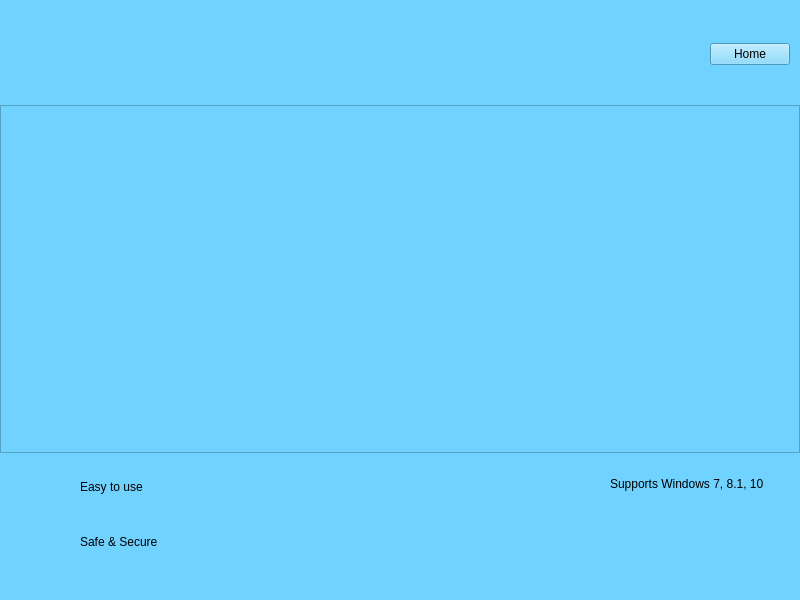
<?xml version="1.0" encoding="UTF-8"?>
<ui version="4.0">
 <class>MainWindow</class>
 <widget class="QMainWindow" name="MainWindow">
  <property name="geometry">
   <rect>
    <x>0</x>
    <y>0</y>
    <width>800</width>
    <height>600</height>
   </rect>
  </property>
  <property name="windowTitle">
   <string>MainWindow</string>
  </property>
  <property name="windowIcon">
   <iconset resource="Resources.qrc">
    <normaloff>:/resources/images/resources/images/appIcon1.png</normaloff>:/resources/images/resources/images/appIcon1.png</iconset>
  </property>
  <property name="styleSheet">
   <string notr="true">background-color: rgb(112, 210, 255);</string>
  </property>
  <widget class="QWidget" name="centralwidget">
   <layout class="QVBoxLayout" name="verticalLayout_4">
    <property name="spacing">
     <number>6</number>
    </property>
    <property name="leftMargin">
     <number>0</number>
    </property>
    <property name="rightMargin">
     <number>0</number>
    </property>
    <item>
     <layout class="QVBoxLayout" name="verticalLayout_3">
      <item>
       <layout class="QHBoxLayout" name="horizontalLayout">
        <property name="leftMargin">
         <number>10</number>
        </property>
        <property name="topMargin">
         <number>5</number>
        </property>
        <property name="rightMargin">
         <number>10</number>
        </property>
        <property name="bottomMargin">
         <number>5</number>
        </property>
        <item>
         <widget class="QLabel" name="_lblAppIcon">
          <property name="sizePolicy">
           <sizepolicy hsizetype="Fixed" vsizetype="Fixed">
            <horstretch>0</horstretch>
            <verstretch>0</verstretch>
           </sizepolicy>
          </property>
          <property name="minimumSize">
           <size>
            <width>380</width>
            <height>80</height>
           </size>
          </property>
          <property name="maximumSize">
           <size>
            <width>200</width>
            <height>80</height>
           </size>
          </property>
          <property name="text">
           <string/>
          </property>
          <property name="pixmap">
           <pixmap resource="Resources.qrc">:/resources/images/resources/images/appIcon.png</pixmap>
          </property>
          <property name="scaledContents">
           <bool>true</bool>
          </property>
         </widget>
        </item>
        <item>
         <spacer name="horizontalSpacer">
          <property name="orientation">
           <enum>Qt::Horizontal</enum>
          </property>
          <property name="sizeHint" stdset="0">
           <size>
            <width>40</width>
            <height>20</height>
           </size>
          </property>
         </spacer>
        </item>
        <item>
         <widget class="QPushButton" name="_btnHome">
          <property name="text">
           <string>Home</string>
          </property>
          <property name="icon">
           <iconset resource="Resources.qrc">
            <normaloff>:/resources/images/resources/images/home.png</normaloff>:/resources/images/resources/images/home.png</iconset>
          </property>
          <property name="iconSize">
           <size>
            <width>50</width>
            <height>50</height>
           </size>
          </property>
         </widget>
        </item>
       </layout>
      </item>
      <item>
       <widget class="QFrame" name="frame">
        <property name="sizePolicy">
         <sizepolicy hsizetype="Expanding" vsizetype="Expanding">
          <horstretch>0</horstretch>
          <verstretch>0</verstretch>
         </sizepolicy>
        </property>
        <property name="styleSheet">
         <string notr="true">border-color: rgb(46, 177, 11);
border-width: 2px;
</string>
        </property>
        <property name="frameShape">
         <enum>QFrame::StyledPanel</enum>
        </property>
        <property name="frameShadow">
         <enum>QFrame::Raised</enum>
        </property>
        <layout class="QVBoxLayout" name="verticalLayout_6">
         <property name="leftMargin">
          <number>0</number>
         </property>
         <property name="topMargin">
          <number>0</number>
         </property>
         <property name="rightMargin">
          <number>0</number>
         </property>
         <property name="bottomMargin">
          <number>0</number>
         </property>
         <item>
          <layout class="QVBoxLayout" name="verticalLayout_5">
           <item>
            <widget class="QStackedWidget" name="stackedWidget">
             <property name="currentIndex">
              <number>5</number>
             </property>
             <widget class="QWidget" name="widgetHome">
              <layout class="QVBoxLayout" name="verticalLayout_8">
               <property name="leftMargin">
                <number>0</number>
               </property>
               <property name="topMargin">
                <number>2</number>
               </property>
               <property name="rightMargin">
                <number>0</number>
               </property>
               <property name="bottomMargin">
                <number>2</number>
               </property>
               <item>
                <layout class="QVBoxLayout" name="verticalLayout_home"/>
               </item>
              </layout>
             </widget>
             <widget class="QWidget" name="widgetPasswordProtectedPdf">
              <layout class="QVBoxLayout" name="verticalLayout_10">
               <property name="leftMargin">
                <number>0</number>
               </property>
               <property name="topMargin">
                <number>2</number>
               </property>
               <property name="rightMargin">
                <number>0</number>
               </property>
               <property name="bottomMargin">
                <number>2</number>
               </property>
               <item>
                <layout class="QVBoxLayout" name="verticalLayout_pdf2ProtectedPdf"/>
               </item>
              </layout>
             </widget>
             <widget class="QWidget" name="widgetPdf2SinglePdf">
              <layout class="QVBoxLayout" name="verticalLayout_12">
               <property name="leftMargin">
                <number>0</number>
               </property>
               <property name="topMargin">
                <number>2</number>
               </property>
               <property name="rightMargin">
                <number>0</number>
               </property>
               <property name="bottomMargin">
                <number>2</number>
               </property>
               <item>
                <layout class="QVBoxLayout" name="verticalLayout_pdf2SinglePdf"/>
               </item>
              </layout>
             </widget>
             <widget class="QWidget" name="widgetPdf2SeperatePdf">
              <layout class="QVBoxLayout" name="verticalLayout_9">
               <property name="leftMargin">
                <number>0</number>
               </property>
               <property name="topMargin">
                <number>2</number>
               </property>
               <property name="rightMargin">
                <number>0</number>
               </property>
               <property name="bottomMargin">
                <number>2</number>
               </property>
               <item>
                <layout class="QVBoxLayout" name="verticalLayout_SeperatePdf"/>
               </item>
              </layout>
             </widget>
             <widget class="QWidget" name="widgetPng2Pdf">
              <layout class="QVBoxLayout" name="verticalLayout_14">
               <property name="leftMargin">
                <number>0</number>
               </property>
               <property name="topMargin">
                <number>2</number>
               </property>
               <property name="rightMargin">
                <number>0</number>
               </property>
               <property name="bottomMargin">
                <number>2</number>
               </property>
               <item>
                <layout class="QVBoxLayout" name="verticalLayout_png2pdf"/>
               </item>
              </layout>
             </widget>
             <widget class="QWidget" name="pdf2Png">
              <layout class="QVBoxLayout" name="verticalLayout_16">
               <property name="leftMargin">
                <number>0</number>
               </property>
               <property name="topMargin">
                <number>2</number>
               </property>
               <property name="rightMargin">
                <number>0</number>
               </property>
               <property name="bottomMargin">
                <number>2</number>
               </property>
               <item>
                <layout class="QVBoxLayout" name="verticalLayout_pdf2Png"/>
               </item>
              </layout>
             </widget>
            </widget>
           </item>
          </layout>
         </item>
        </layout>
       </widget>
      </item>
      <item>
       <layout class="QHBoxLayout" name="horizontalLayout_5">
        <property name="spacing">
         <number>0</number>
        </property>
        <property name="leftMargin">
         <number>10</number>
        </property>
        <property name="rightMargin">
         <number>10</number>
        </property>
        <item>
         <layout class="QVBoxLayout" name="verticalLayout_2">
          <item>
           <layout class="QHBoxLayout" name="horizontalLayout_3">
            <property name="spacing">
             <number>20</number>
            </property>
            <item>
             <widget class="QLabel" name="label_3">
              <property name="sizePolicy">
               <sizepolicy hsizetype="Fixed" vsizetype="Fixed">
                <horstretch>0</horstretch>
                <verstretch>0</verstretch>
               </sizepolicy>
              </property>
              <property name="minimumSize">
               <size>
                <width>50</width>
                <height>50</height>
               </size>
              </property>
              <property name="maximumSize">
               <size>
                <width>50</width>
                <height>50</height>
               </size>
              </property>
              <property name="text">
               <string/>
              </property>
              <property name="pixmap">
               <pixmap resource="Resources.qrc">:/resources/images/resources/images/easyToUse.png</pixmap>
              </property>
              <property name="scaledContents">
               <bool>true</bool>
              </property>
             </widget>
            </item>
            <item>
             <widget class="QLabel" name="label_4">
              <property name="text">
               <string>Easy to use</string>
              </property>
             </widget>
            </item>
           </layout>
          </item>
          <item>
           <layout class="QHBoxLayout" name="horizontalLayout_4">
            <property name="spacing">
             <number>20</number>
            </property>
            <item>
             <widget class="QLabel" name="label_5">
              <property name="sizePolicy">
               <sizepolicy hsizetype="Fixed" vsizetype="Fixed">
                <horstretch>0</horstretch>
                <verstretch>0</verstretch>
               </sizepolicy>
              </property>
              <property name="minimumSize">
               <size>
                <width>50</width>
                <height>50</height>
               </size>
              </property>
              <property name="maximumSize">
               <size>
                <width>50</width>
                <height>50</height>
               </size>
              </property>
              <property name="text">
               <string/>
              </property>
              <property name="pixmap">
               <pixmap resource="Resources.qrc">:/resources/images/resources/images/secure.png</pixmap>
              </property>
              <property name="scaledContents">
               <bool>true</bool>
              </property>
             </widget>
            </item>
            <item>
             <widget class="QLabel" name="label_6">
              <property name="text">
               <string>Safe &amp; Secure</string>
              </property>
             </widget>
            </item>
           </layout>
          </item>
         </layout>
        </item>
        <item>
         <layout class="QVBoxLayout" name="verticalLayout">
          <property name="spacing">
           <number>10</number>
          </property>
          <property name="leftMargin">
           <number>5</number>
          </property>
          <item>
           <layout class="QHBoxLayout" name="horizontalLayout_2">
            <property name="spacing">
             <number>20</number>
            </property>
            <property name="leftMargin">
             <number>0</number>
            </property>
            <item>
             <widget class="QLabel" name="label_7">
              <property name="sizePolicy">
               <sizepolicy hsizetype="Fixed" vsizetype="Fixed">
                <horstretch>0</horstretch>
                <verstretch>0</verstretch>
               </sizepolicy>
              </property>
              <property name="minimumSize">
               <size>
                <width>50</width>
                <height>50</height>
               </size>
              </property>
              <property name="maximumSize">
               <size>
                <width>50</width>
                <height>50</height>
               </size>
              </property>
              <property name="text">
               <string/>
              </property>
              <property name="pixmap">
               <pixmap resource="Resources.qrc">:/resources/images/resources/images/window.png</pixmap>
              </property>
              <property name="scaledContents">
               <bool>true</bool>
              </property>
             </widget>
            </item>
            <item>
             <widget class="QLabel" name="label_9">
              <property name="text">
               <string>Supports Windows 7, 8.1, 10</string>
              </property>
             </widget>
            </item>
           </layout>
          </item>
          <item>
           <widget class="QLabel" name="_lblCompanyIcon">
            <property name="sizePolicy">
             <sizepolicy hsizetype="Fixed" vsizetype="Fixed">
              <horstretch>0</horstretch>
              <verstretch>0</verstretch>
             </sizepolicy>
            </property>
            <property name="minimumSize">
             <size>
              <width>250</width>
              <height>50</height>
             </size>
            </property>
            <property name="maximumSize">
             <size>
              <width>250</width>
              <height>50</height>
             </size>
            </property>
            <property name="text">
             <string/>
            </property>
            <property name="pixmap">
             <pixmap resource="Resources.qrc">:/resources/images/resources/images/companyIcon.png</pixmap>
            </property>
            <property name="scaledContents">
             <bool>true</bool>
            </property>
           </widget>
          </item>
         </layout>
        </item>
       </layout>
      </item>
     </layout>
    </item>
   </layout>
  </widget>
  <widget class="QStatusBar" name="statusbar"/>
 </widget>
 <resources>
  <include location="Resources.qrc"/>
 </resources>
 <connections/>
</ui>
